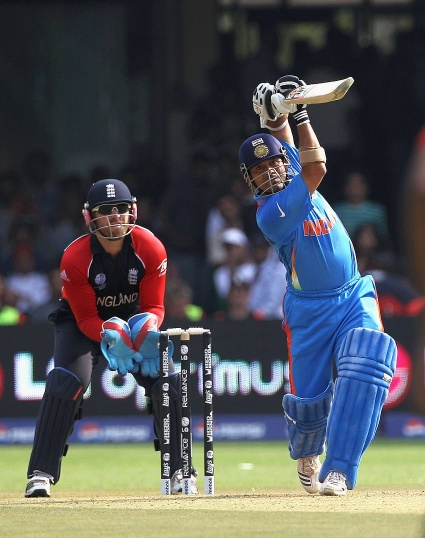
#> input picture images/sachin_new.jpg, 425 x 538 px
$ jupyter execute '20 Image Pyramids.ipynb'
#> lines starting #> are read from the running program, lines starting #| are printed output that depends on the picture
##### Image Pyramids

[cell 1]
import numpy as np
import cv2
import matplotlib.pyplot as plt

[cell 2]
img = plt.imread('images/sachin_new.jpg')
#> img is the input picture: shape (538, 425, 3); mean R, G, B 81.3, 84.1, 87.7
pyramids = [img]
for i in range(5):
    img = cv2.pyrDown(img)
    pyramids.append(img)
#> this loop made 5 passes
#> pass 1, `img = cv2.pyrDown(img)`:
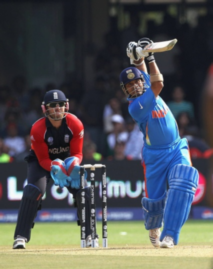
#> img: shape (269, 213, 3); mean R, G, B 81.2, 83.9, 87.6
#> pass 2, `img = cv2.pyrDown(img)`:
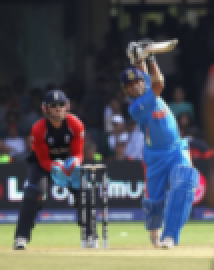
#> img: shape (135, 107, 3) (shown 2 times larger); mean R, G, B 81.3, 84, 87.5
#> pass 3, `img = cv2.pyrDown(img)`:
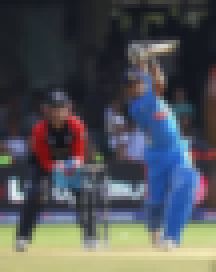
#> img: shape (68, 54, 3) (shown 4 times larger); mean R, G, B 81.5, 84.1, 87.3
#> after the loop, pyramids = 6 items
len(pyramids)
#> Out = 6

[cell 3]
plt.figure(figsize=(18, 9))
for index, pyramid in enumerate(pyramids):
    plt.subplot(1, len(pyramids), index + 1)
    plt.title(f'Image - {index + 1}')
    plt.imshow(pyramid)
    plt.imsave(f'sachin{index}.jpg', pyramid)
#> this loop made 6 passes
#> pass 2, `plt.imsave(f'sachin{index}.jpg', pyramid)`:
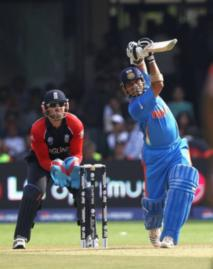
#> saved as sachin1.jpg: shape (269, 213, 3); mean R, G, B 81.3, 83.8, 87.6
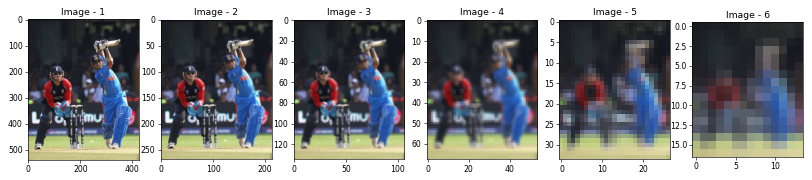
#> figure drawn by matplotlib, 6 panels

[cell 4]
for i in range(6):
    plt.imsave('sachin%d.jpg' %i, pyramids[i])

$ run again, with images/buildings.jpg copied over images/sachin_new.jpg
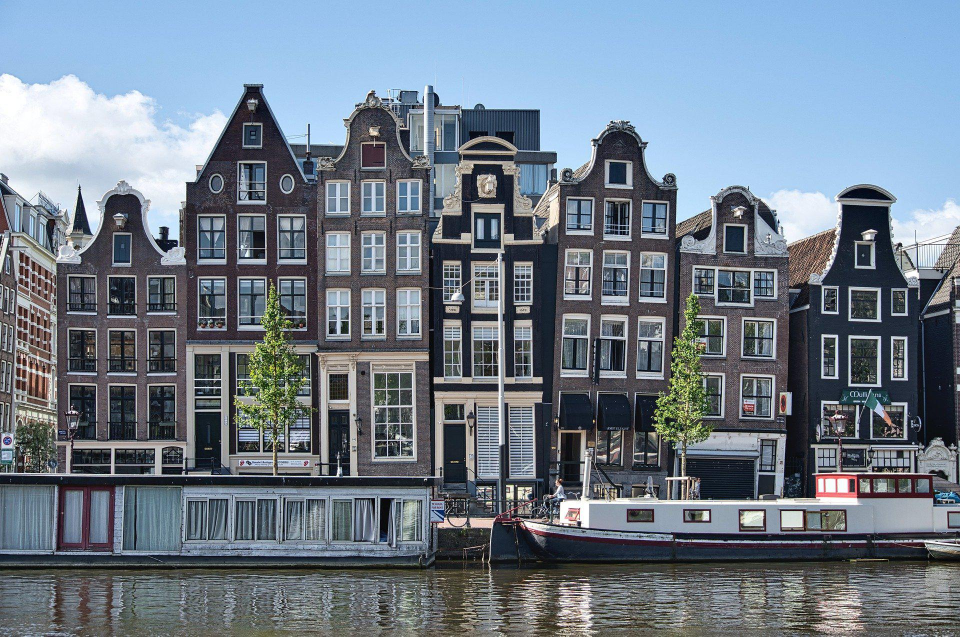
#> input picture images/buildings.jpg, 1920 x 1273 px (shown at 1/2 size)
#> img is the input picture: shape (1273, 1920, 3); mean R, G, B 111.8, 123.9, 136.8
#> the loop `for i in range(5):` made 5 passes
#> pass 1, `img = cv2.pyrDown(img)`:
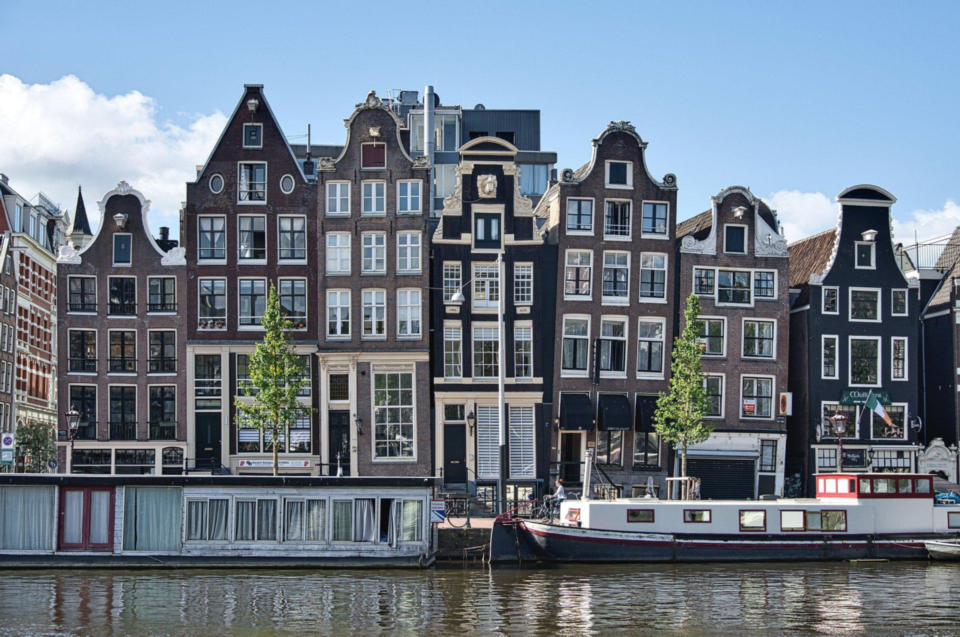
#> img: shape (637, 960, 3); mean R, G, B 111.8, 124, 136.8
#> after the loop `for i in range(5):`:
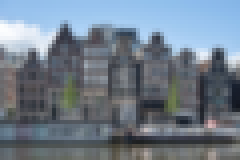
#> img: shape (40, 60, 3) (shown 4 times larger); mean R, G, B 112.3, 124.9, 138.3
#> after the loop `for i in range(5):`: pyramids = 6 items
#> Out = 6
#> the loop `for index, pyramid in enumerate(pyramids):` made 6 passes

$ run again, with images/cat.jpg copied over images/sachin_new.jpg
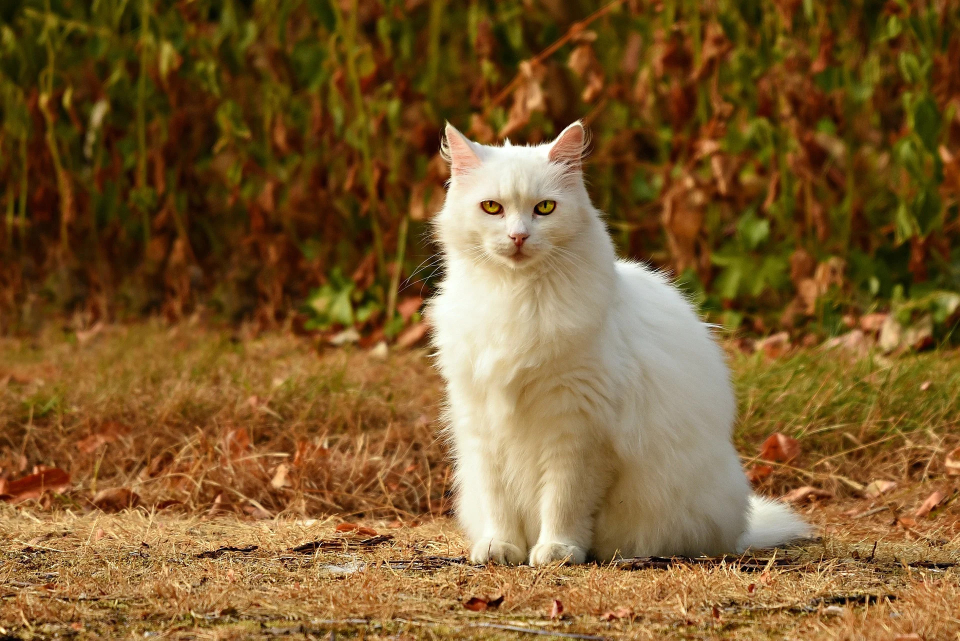
#> input picture images/cat.jpg, 1920 x 1281 px (shown at 1/2 size)
#> img is the input picture: shape (1281, 1920, 3); mean R, G, B 125.2, 92.2, 46.3
#> the loop `for i in range(5):` made 5 passes
#> pass 1, `img = cv2.pyrDown(img)`:
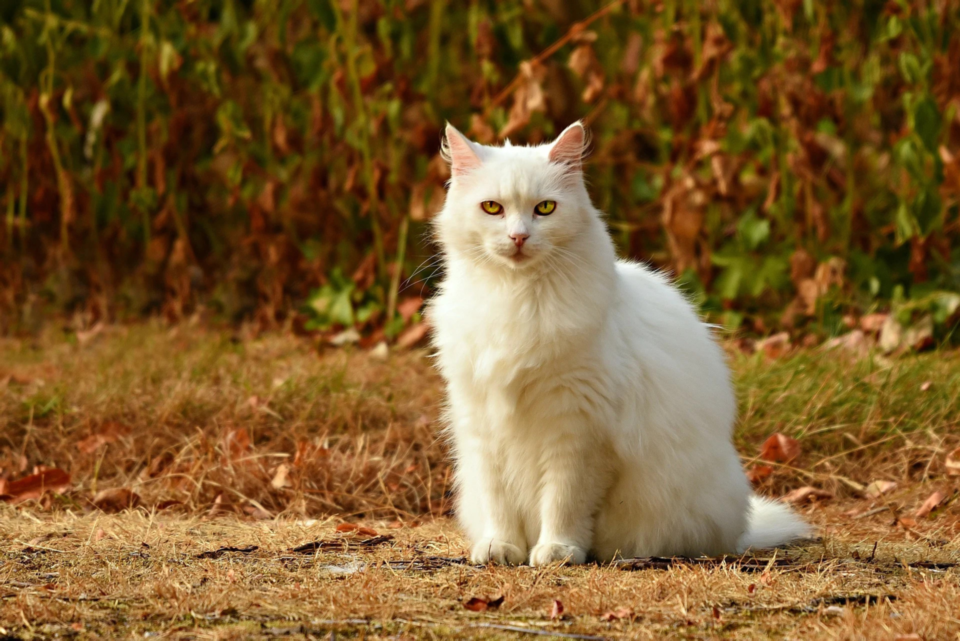
#> img: shape (641, 960, 3); mean R, G, B 125.2, 92.2, 46.3
#> after the loop `for i in range(5):`:
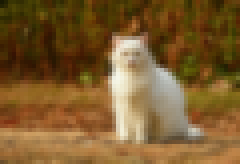
#> img: shape (41, 60, 3) (shown 4 times larger); mean R, G, B 124.9, 91.9, 46
#> after the loop `for i in range(5):`: pyramids = 6 items
#> Out = 6
#> the loop `for index, pyramid in enumerate(pyramids):` made 6 passes

$ run again, with images/caves.jpg copied over images/sachin_new.jpg
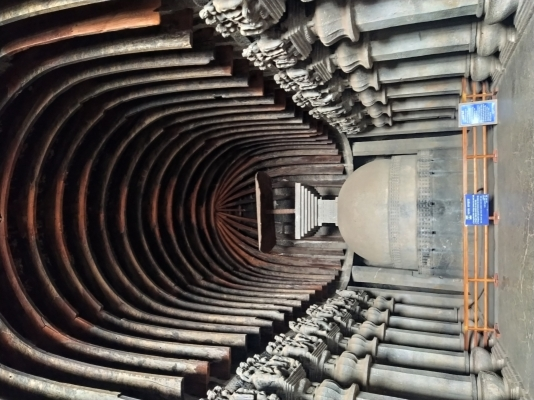
#> input picture images/caves.jpg, 534 x 400 px
#> img is the input picture: shape (400, 534, 3); mean R, G, B 98.5, 92.6, 87.5
#> the loop `for i in range(5):` made 5 passes
#> pass 1, `img = cv2.pyrDown(img)`:
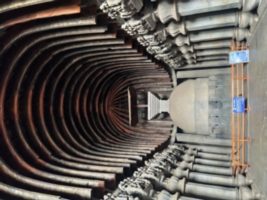
#> img: shape (200, 267, 3); mean R, G, B 98.4, 92.5, 87.4
#> pass 3, `img = cv2.pyrDown(img)`:
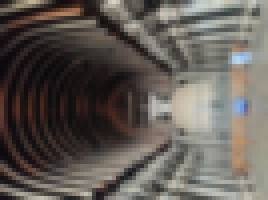
#> img: shape (50, 67, 3) (shown 4 times larger); mean R, G, B 98.1, 92.1, 86.9
#> after the loop `for i in range(5):`: pyramids = 6 items
#> Out = 6
#> the loop `for index, pyramid in enumerate(pyramids):` made 6 passes
